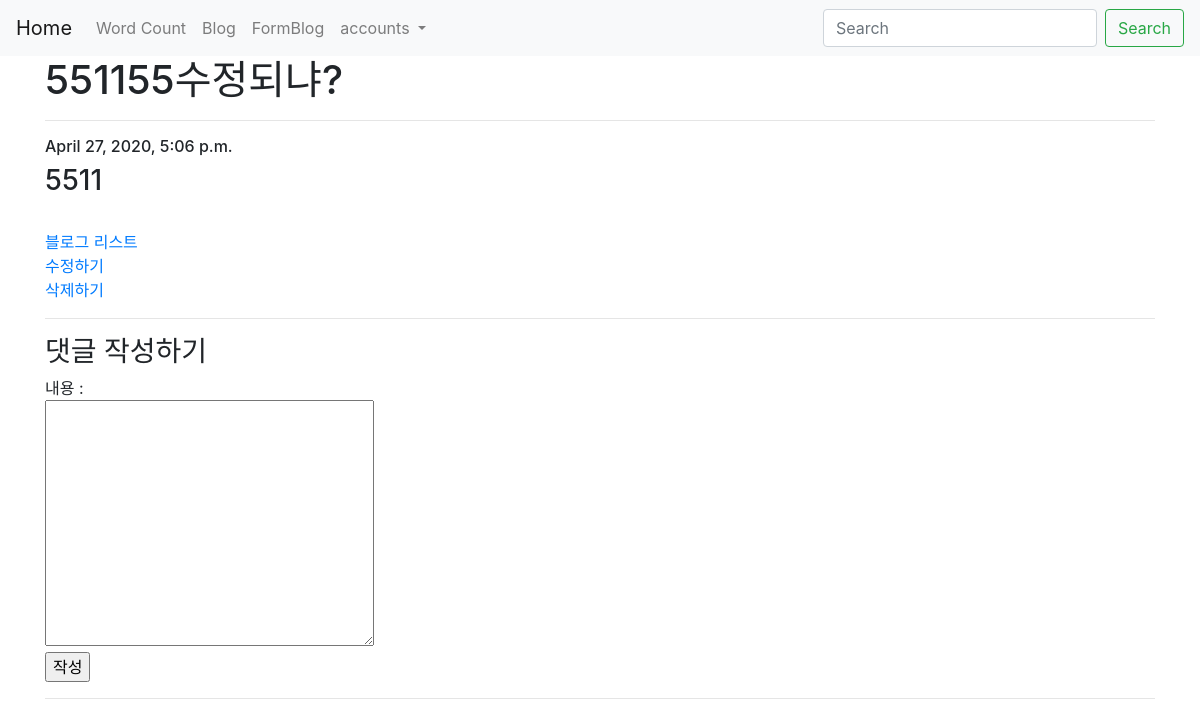
The app's page /formblog/detail/2, older data.
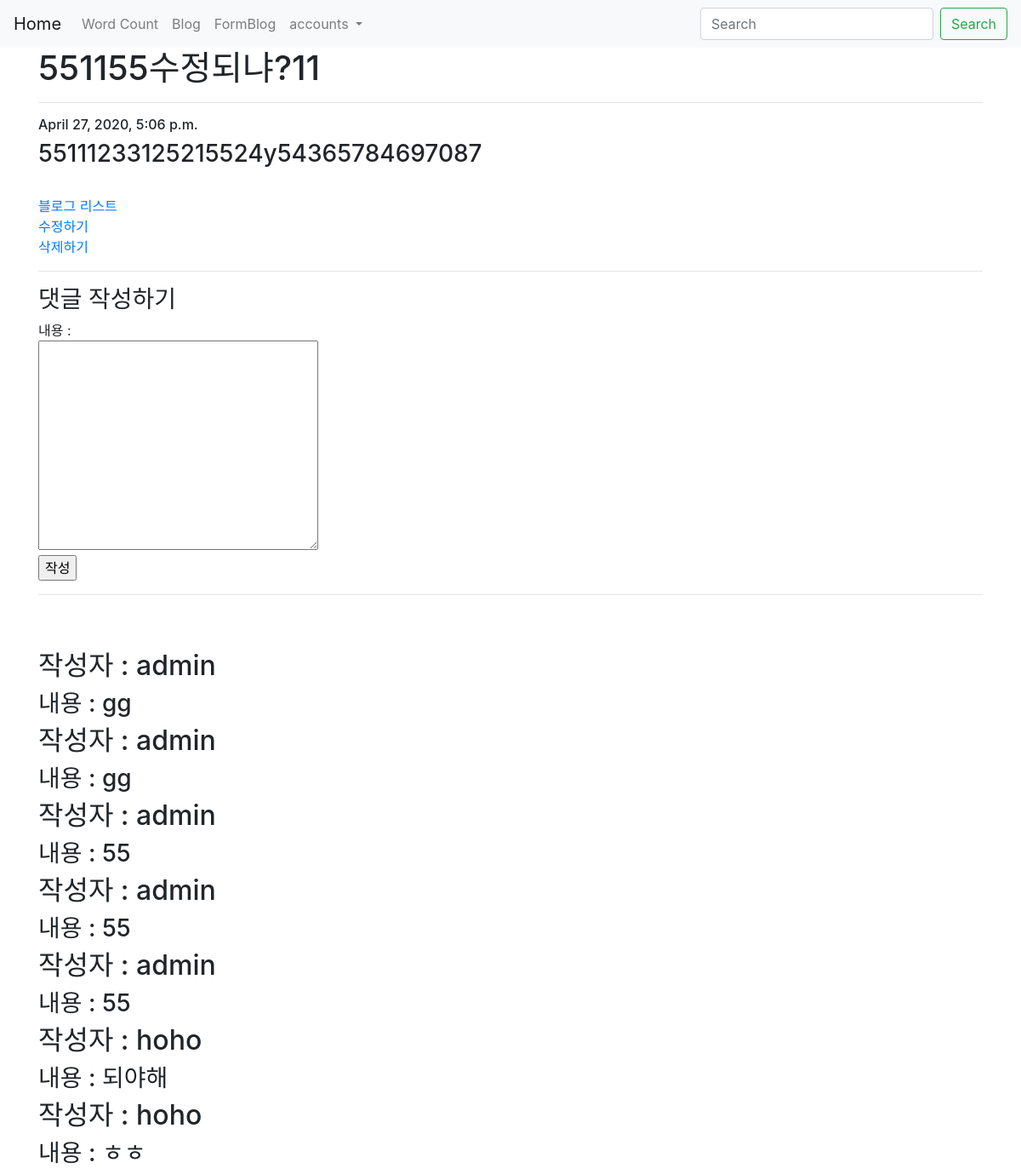
The same page, newer data.
### formblog/models.py (models this page shows, shortened)
class FormBlog(models.Model):
    title =  models.CharField(max_length=200)
    body = models.TextField()
    date = models.DateTimeField(auto_now_add=True)

class Comment(models.Model):
    blog = models.ForeignKey(FormBlog, on_delete=models.CASCADE, related_name="comments")
    writer = models.ForeignKey(User, on_delete=models.CASCADE)
    text = models.TextField()
    created = models.DateTimeField(auto_now_add=True)

### formblog/views.py (the view)
# urls.py: path('detail/<int:blog_id>', views.FormBlogDetail, name = 'fblogdetail'),
def FormBlogDetail(request, blog_id):
    blog_detail = get_object_or_404(FormBlog, pk=blog_id)
    comments= blog_detail.comments.all()
    return render(request, 'fblogdetail.html',{'blog': blog_detail , 'comments': comments})

### formblog/templates/fblogdetail.html (shortened to what this page needs)
{%extends 'base.html'%}
{%block content%}
<div class="container">
    <h1>{{blog.title}}</h1>
    <hr>
    <h6>{{blog.date}}</h6>
    <h3>{{blog.body}}</h3>
    <br>
    <a href="{% url 'fblogmain' %}">블로그 리스트</a><br>
    <a href="{% url 'fblogupdate' blog.id %}">수정하기</a><br>
    <a href="{% url 'fblogdelete' blog.id %}">삭제하기</a>
    <hr>
    <h3>댓글 작성하기</h3>
    내용 :
    <form action="{% url 'ccreate' blog.id%}" method="POST">
        <textarea name="Ctext" id="" cols="30" rows="10"></textarea><br>
        <input type="submit" value="작성">
    </form>
    <hr>
    <br>
    <br>
    {%for i in comments%}
    <h2>작성자 : {{i.writer}}</h2>
    <h3>내용 : {{i.text}}</h3>
    {%endfor%}
</div>
{%endblock%}

### allproject/templates/base.html (shortened to what this page needs)
<!DOCTYPE html>
<html lang="en">
<head>
    <link rel="stylesheet" href="https://stackpath.bootstrapcdn.com/bootstrap/4.4.1/css/bootstrap.min.css">
</head>
<body>
    <nav class="navbar navbar-expand-lg navbar-light bg-light">
        <a class="navbar-brand" href="{% url 'home' %}">Home</a>
        <div class="collapse navbar-collapse" id="navbarSupportedContent">
          <ul class="navbar-nav mr-auto">
            <li class="nav-item">
              <a class="nav-link" href="{% url 'wcmain' %}">Word Count</a>
            </li>
            <li class="nav-item">
              <a class="nav-link" href="{% url 'blogmain' %}">Blog</a>
            </li>
            <li class="nav-item">
                <a class="nav-link" href="{% url 'fblogmain'%}">FormBlog</a>
              </li>
            <li class="nav-item dropdown">
              <a class="nav-link dropdown-toggle" href="#" id="navbarDropdown" role="button" data-toggle="dropdown" aria-haspopup="true" aria-expanded="false">
                accounts
              </a>
            </li>
          </ul>
          <form class="form-inline my-2 my-lg-0">
            <input class="form-control mr-sm-2" type="search" placeholder="Search" aria-label="Search">
            <button class="btn btn-outline-success my-2 my-sm-0" type="submit">Search</button>
          </form>
        </div>
      </nav>
    {% block content %}
    {% endblock %}
</body>
</html>

Row changes from the older to the newer data that the page shows:
changed FormBlog: title "551155수정되냐?" → "551155수정되냐?11"; body "5511" → "55111233125215524y54365784697087"
added Comment: writer "admin", text "gg"
added Comment: writer "admin", text "gg"
added Comment: writer "admin", text "55"
added Comment: writer "admin", text "55"
added Comment: writer "admin", text "55"
added Comment: writer "hoho", text "되야해"
added Comment: writer "hoho", text "ㅎㅎ"
